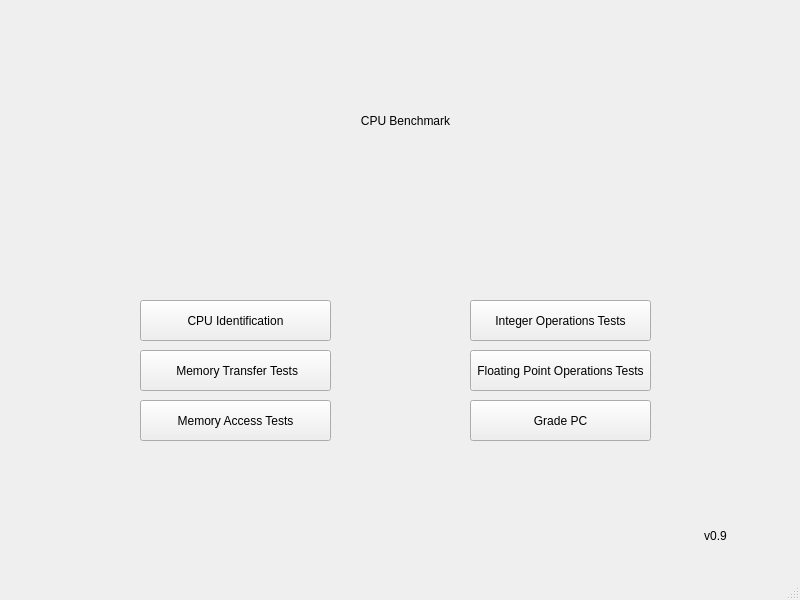
<?xml version="1.0" encoding="UTF-8"?>
<ui version="4.0">
 <class>MainWindow</class>
 <widget class="QMainWindow" name="MainWindow">
  <property name="geometry">
   <rect>
    <x>0</x>
    <y>0</y>
    <width>800</width>
    <height>600</height>
   </rect>
  </property>
  <property name="windowTitle">
   <string>MainWindow</string>
  </property>
  <widget class="QWidget" name="centralwidget">
   <widget class="QPushButton" name="pushButton">
    <property name="geometry">
     <rect>
      <x>140</x>
      <y>300</y>
      <width>191</width>
      <height>41</height>
     </rect>
    </property>
    <property name="text">
     <string>CPU Identification</string>
    </property>
   </widget>
   <widget class="QPushButton" name="runMemTransferBtn">
    <property name="geometry">
     <rect>
      <x>140</x>
      <y>350</y>
      <width>191</width>
      <height>41</height>
     </rect>
    </property>
    <property name="text">
     <string> Memory Transfer Tests</string>
    </property>
   </widget>
   <widget class="QPushButton" name="runMemAccessBtn">
    <property name="geometry">
     <rect>
      <x>140</x>
      <y>400</y>
      <width>191</width>
      <height>41</height>
     </rect>
    </property>
    <property name="text">
     <string>Memory Access Tests</string>
    </property>
   </widget>
   <widget class="QPushButton" name="runEncrDecrBtn">
    <property name="geometry">
     <rect>
      <x>470</x>
      <y>300</y>
      <width>181</width>
      <height>41</height>
     </rect>
    </property>
    <property name="text">
     <string>Integer Operations Tests</string>
    </property>
   </widget>
   <widget class="QPushButton" name="runMandelbrot">
    <property name="geometry">
     <rect>
      <x>470</x>
      <y>350</y>
      <width>181</width>
      <height>41</height>
     </rect>
    </property>
    <property name="text">
     <string>Floating Point Operations Tests</string>
    </property>
   </widget>
   <widget class="QPushButton" name="runPcGrader">
    <property name="geometry">
     <rect>
      <x>470</x>
      <y>400</y>
      <width>181</width>
      <height>41</height>
     </rect>
    </property>
    <property name="text">
     <string>Grade PC</string>
    </property>
   </widget>
   <widget class="QLabel" name="labelTitle">
    <property name="geometry">
     <rect>
      <x>190</x>
      <y>50</y>
      <width>431</width>
      <height>141</height>
     </rect>
    </property>
    <property name="text">
     <string>CPU Benchmark</string>
    </property>
    <property name="scaledContents">
     <bool>false</bool>
    </property>
    <property name="alignment">
     <set>Qt::AlignmentFlag::AlignCenter</set>
    </property>
   </widget>
   <widget class="QLabel" name="labelVersion">
    <property name="geometry">
     <rect>
      <x>670</x>
      <y>520</y>
      <width>91</width>
      <height>31</height>
     </rect>
    </property>
    <property name="text">
     <string>v0.9</string>
    </property>
    <property name="alignment">
     <set>Qt::AlignmentFlag::AlignCenter</set>
    </property>
   </widget>
  </widget>
  <widget class="QMenuBar" name="menubar">
   <property name="geometry">
    <rect>
     <x>0</x>
     <y>0</y>
     <width>800</width>
     <height>21</height>
    </rect>
   </property>
  </widget>
  <widget class="QStatusBar" name="statusbar"/>
 </widget>
 <resources/>
 <connections/>
</ui>
